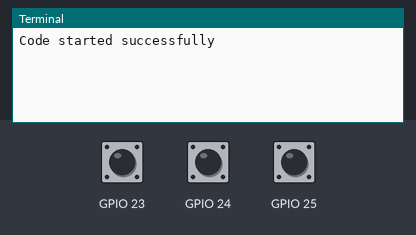
The program below on a simulated Raspberry Pi (BCM pin numbers). Parts: the last lines printed to the terminal. Inputs (shaded band) come from the test bench; at power-on: GPIO 23 HIGH, GPIO 24 HIGH, GPIO 25 HIGH.

Above: at 1.2 s.
1.3 s: GPIO 23 pulled LOW for 0.15 s
At 2.5 s:
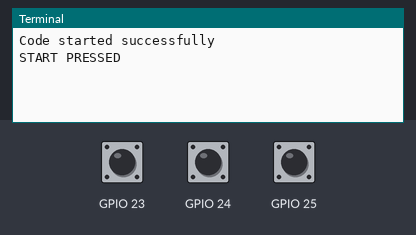
2.9 s: GPIO 24 pulled LOW for 0.15 s
At 3.7 s:
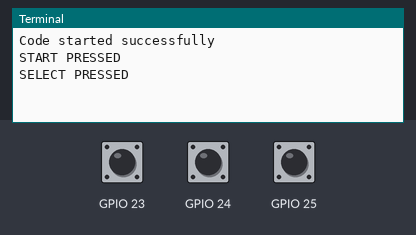
4.5 s: GPIO 25 pulled LOW for 0.15 s
At 4.9 s:
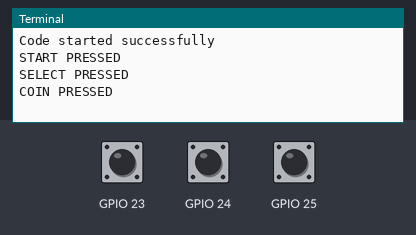

Measured:
- after the input at 1.3 s, the terminal: prints a new line at once (image 1)
- after the input at 2.9 s, the terminal: prints a new line at once (image 2)
- after the input at 4.5 s, the terminal: prints a new line at once (image 3)

The program:

gpioTest.py
```python
import os
import time
import RPi.GPIO as GPIO


#-----GPIO CALLBACKS-------

def start_callback(channel):
    print("START PRESSED")

def select_callback(channel):
    print("SELECT PRESSED")

def coin_callback(channel):
    print("COIN PRESSED")


#------MAIN--------------

if __name__ == '__main__':

    #----GPIO----
    GPIO.setmode(GPIO.BCM)
    GPIO.setup(23, GPIO.IN, pull_up_down=GPIO.PUD_UP) #start Button
    GPIO.setup(24, GPIO.IN, pull_up_down=GPIO.PUD_UP) #select Button
    GPIO.setup(25, GPIO.IN, pull_up_down=GPIO.PUD_UP) #coin Button
    GPIO.add_event_detect(23, GPIO.FALLING, callback=start_callback)
    GPIO.add_event_detect(24, GPIO.FALLING, callback=select_callback)
    GPIO.add_event_detect(25, GPIO.FALLING, callback=coin_callback)

    #---SETUP ACK----
    print("Code started successfully")

    #----LOOP--------

    while True:
        time.sleep(1)

    #-----END--------
```
